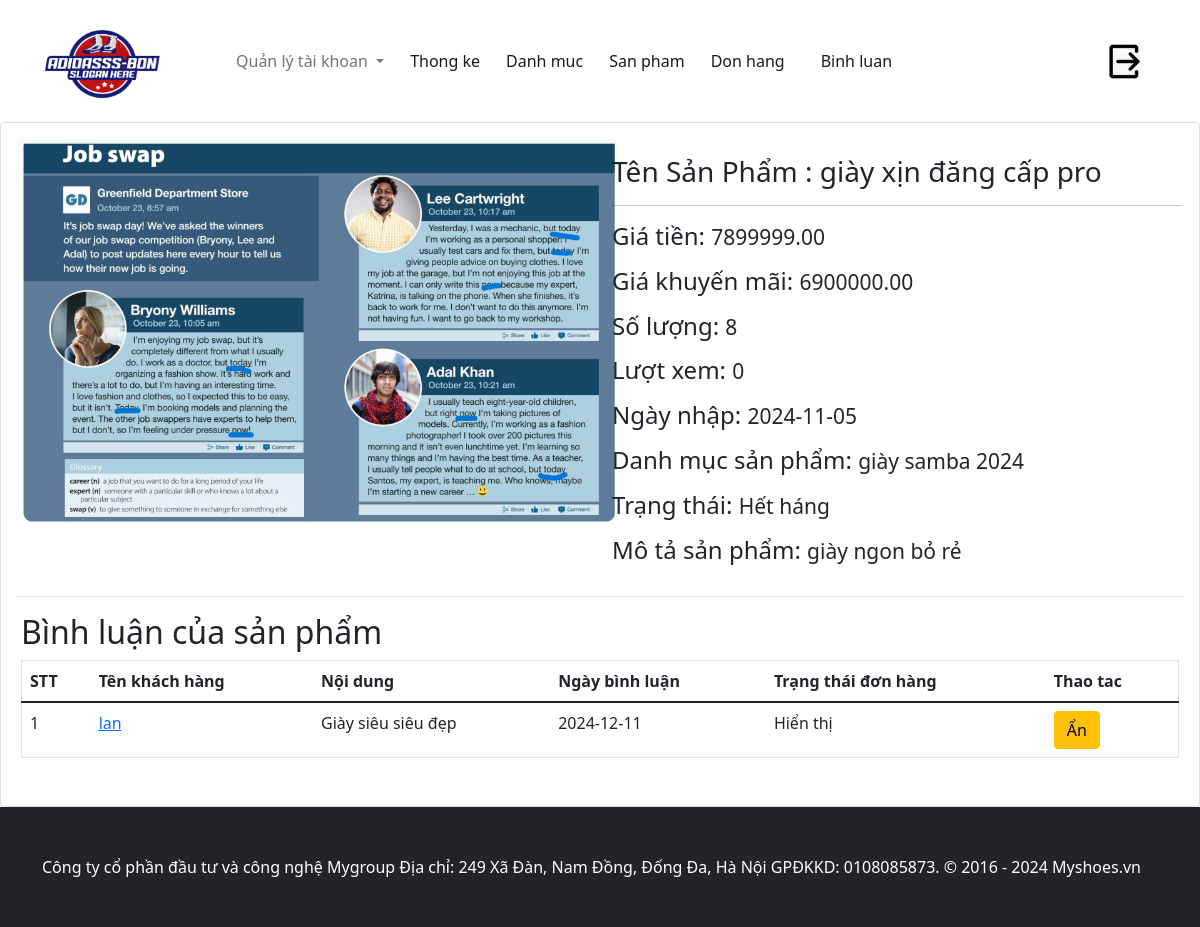
Screenshot of /admin/?act=chi-tiet-san-pham&id_san_pham=2 (signed in) with the database file from the repository.
### tables this page shows
CREATE TABLE `san_phams` (
  `id` int NOT NULL,
  `ten_san_pham` varchar(255) NOT NULL,
  `gia_san_pham` decimal(10,2) NOT NULL,
  `gia_khuyen_mai` decimal(10,2) DEFAULT NULL,
  `hinh_anh` varchar(255) DEFAULT NULL,
  `so_luong` int NOT NULL,
  `luot_xem` int DEFAULT '0',
  `ngay_nhap` date NOT NULL,
  `mo_ta` text,
  `danh_muc_id` int NOT NULL,
  `trang_thai` tinyint NOT NULL DEFAULT '1',
  `ngay_cap_nhat_luot_xem` date DEFAULT NULL
);

CREATE TABLE `danh_mucs` (
  `id` int NOT NULL,
  `ten_danh_muc` varchar(255) NOT NULL,
  `mo_ta` text
);

CREATE TABLE `binh_luans` (
  `id` int NOT NULL,
  `san_pham_id` int NOT NULL,
  `tai_khoan_id` int NOT NULL,
  `noi_dung` text NOT NULL,
  `ngay_dang` date NOT NULL,
  `trang_thai` tinyint(1) DEFAULT '1'
);

CREATE TABLE `tai_khoans` (
  `id` int NOT NULL,
  `ho_ten` varchar(255) NOT NULL,
  `anh_dai_dien` text,
  `ngay_sinh` date DEFAULT NULL,
  `email` varchar(255) NOT NULL,
  `so_dien_thoai` varchar(20) DEFAULT NULL,
  `gioi_tinh` tinyint(1) NOT NULL DEFAULT '1',
  `dia_chi` text,
  `mat_khau` varchar(255) NOT NULL,
  `chuc_vu_id` int NOT NULL,
  `trang_thai` tinyint(1) NOT NULL DEFAULT '1'
);

### commons/function.php (called while the page is built, shortened)
<?php
function connectDB() {
    $host = DB_HOST;
    $port = DB_PORT;
    $dbname = DB_NAME;
    try {
        $conn = new PDO("mysql:host=$host;port=$port;dbname=$dbname", DB_USERNAME, DB_PASSWORD);
        $conn->setAttribute(PDO::ATTR_ERRMODE, PDO::ERRMODE_EXCEPTION);
        $conn->setAttribute(PDO::ATTR_DEFAULT_FETCH_MODE, PDO::FETCH_ASSOC);
        return $conn;
    } catch (PDOException $e) {
        echo ("Connection failed: " . $e->getMessage());
    }
}

### admin/model/adminSanPham.php (called while the page is built, shortened)
<?php
class adminSanPham
{
    public $conn;
    public function __construct()
    {
        $this->conn = connectDB();
    }
    public function getOneSanPham($id)
{
    try {
        $sql = 'SELECT  san_phams . *, danh_mucs.ten_danh_muc
        FROM san_phams
        INNER JOIN danh_mucs ON san_phams.danh_muc_id=danh_mucs.id
        WHERE san_phams.id = :id ';
        $stmt = $this->conn->prepare($sql);
        $stmt->execute(
            [
                'id' => $id
            ]
        );
        return $stmt->fetch();
    } catch (Exception $e) {
        echo "Loi" . $e->getMessage();
    }
}
    public function getBinhLuanFromSanPham($id)
    {
        try {
            $sql = 'SELECT  binh_luans.*,tai_khoans.ho_ten
            FROM binh_luans
            INNER JOIN tai_khoans ON binh_luans.tai_khoan_id = tai_khoans.id
            WHERE binh_luans.san_pham_id = :id
            ';
            $stmt = $this->conn->prepare($sql);
            $stmt->execute([':id'=>$id]);
            return $stmt->fetchAll();
        } catch (Exception $e) {
            echo "Loi" . $e->getMessage();
        }
    }
}

### admin/view/sanpham/detailSanPham.php (the view, shortened to what this page needs)
<div class="card card-solid">
  <div class="card-body">
    <div class="row">
      <div class="col-12 col-sm-6">
        <div class="col-12">
          <img style="width: 600px; height: auto;" src="<?= BASE_URL . $sanPham['hinh_anh'] ?>" class="product-image" alt="Product Image">
        </div>
      </div>
      <div class="col-12 col-sm-6">
        <h3 class="my-3">Tên Sản Phẩm : <?= $sanPham['ten_san_pham'] ?></h3>
        <hr>
        <h4 class="mt-3">Giá tiền: <small><?= $sanPham['gia_san_pham'] ?></small></h4>
        <h4 class="mt-3">Giá khuyến mãi: <small><?= $sanPham['gia_khuyen_mai'] ?></small></h4>
        <h4 class="mt-3">Số lượng: <small><?= $sanPham['so_luong'] ?></small></h4>
        <h4 class="mt-3">Lượt xem: <small><?= $sanPham['luot_xem'] ?></small></h4>
        <h4 class="mt-3">Ngày nhập: <small><?= $sanPham['ngay_nhap'] ?></small></h4>
        <h4 class="mt-3">Danh mục sản phẩm: <small><?= $sanPham['ten_danh_muc'] ?></small></h4>
        <h4 class="mt-3">Trạng thái: <small><?= $sanPham['trang_thai'] == 1 ? 'Còn hàng' : 'Hết háng' ?></small></h4>
        <h4 class="mt-3">Mô tả sản phẩm: <small><?= $sanPham['mo_ta'] ?></small></h4>
      </div>
    </div>
    <div class="row mt-4">
      <nav class="w-100">
        <div class="nav nav-tabs" id="product-tab" role="tablist">
        </div>
      </nav>
      <div class="tab-content p-3" id="nav-tabContent">
        <div class="tab-pane fade show active" id="binh-luan" role="tabpanel" aria-labelledby="product-desc-tab"
          <div class="col-12">
          <h2>Bình luận của sản phẩm</h2>
          <div>
            <table class="table" border="1">
              <thead>
                <tr>
                  <th scope="col">STT</th>
                  <th scope="col">Tên khách hàng</th>
                  <th scope="col">Nội dung</th>
                  <th scope="col">Ngày bình luận</th>
                  <th scope="col">Trạng thái đơn hàng</th>
                  <th scope="col">Thao tac</th>
                </tr>
              </thead>
              <tbody>
                <?php foreach ($listBinhLuan as $key => $binhLuan): ?>
                  <tr>
                    <td><?= $key + 1 ?></td>
                    <td><a target="_blank" href="<?= BASE_URL_AMIN . '?act=chi-tiet-khach-hang&id_khach_hang=' . $binhLuan['tai_khoan_id'] ?>"><?= $binhLuan['ho_ten'] ?></a></td>
                    <td><?= $binhLuan['noi_dung'] ?></td>
                    <td><?= $binhLuan['ngay_dang'] ?></td>
                    <td><?= $binhLuan['trang_thai'] == 1 ? 'Hiển thị' : 'Bị ẩn' ?></td>
                    <td>
                      <form action="<?= BASE_URL_AMIN . '?act=update-trang-thai-binh-luan' ?>" method="POST">
                        <button onclick="return confirm('bạn có muốn ẩn bình luận này không ?')" class="btn btn-warning">
                          <?= $binhLuan['trang_thai'] == 1 ? 'Ẩn' : 'Bỏ ẩn' ?>
                        </button>
                      </form>
                    </td>
                  </tr>
                <?php endforeach ?>
              </tbody>
            </table>
          </div>
        </div>
      </div>
    </div>
  </div>
</div>

### rows the page displays
san_phams: hinh_anh (picture), ten_san_pham "giày xịn đăng cấp pro", gia_san_pham "7899999.00", gia_khuyen_mai "6900000.00", so_luong "8", luot_xem "0", ngay_nhap "2024-11-05", danh_muc.ten_danh_muc "giày samba 2024", mo_ta "giày ngon bỏ rẻ"
binh_luans: tai_khoan.ho_ten "lan", noi_dung "Giày siêu siêu đẹp", ngay_dang "2024-12-11", trang_thai "Hiển thị"
